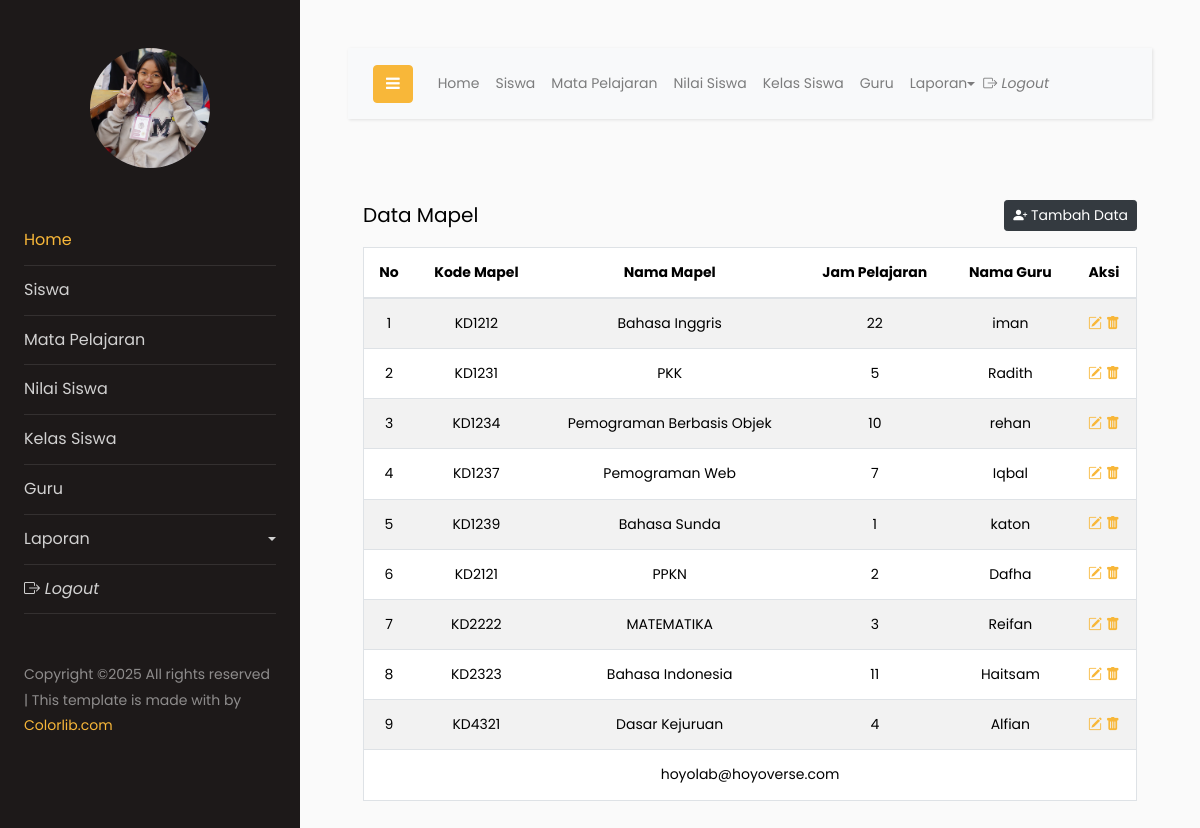
Screenshot of /index.php?menu=mapel with the database file from the repository.
### tables this page shows
CREATE TABLE `mapel` (
  `kd_mapel` varchar(30) NOT NULL,
  `nama_mapel` varchar(60) NOT NULL,
  `jp` int(11) NOT NULL,
  `kd_guru` int(11) NOT NULL
);

CREATE TABLE `guru` (
  `kd_guru` int(11) NOT NULL,
  `nama_guru` varchar(50) NOT NULL,
  `pendidikan_guru` varchar(4) NOT NULL
);

### mapel/view.php (the view, shortened to what this page needs)
<?php
echo "<br>";
?>
<div class="container-fluid mt-3">
    <span class="h5">Data Mapel</span>
    <a class="btn btn-dark btn-sm float-end" data-bs-toggle="modal" data-bs-target="#forminput"  href="#">
        <span class="bi bi-person-plus-fill"></span>
        Tambah Data
    </a>
    <table class="table table-striped border border-default border-5 mt-3">
        <thead>
        <tr align="center">
            <th>No</th>
            <th>Kode Mapel</th>
            <th>Nama Mapel</th>
            <th>Jam Pelajaran</th>
            <th>Nama Guru</th>
            <th>Aksi</th>
        </tr>
        </thead>
        <tbody>
            <?php
                $sql = "SELECT guru.kd_guru,guru.nama_guru,
                                mapel.kd_mapel,mapel.nama_mapel,mapel.jp
                 FROM guru JOIN mapel ON guru.kd_guru=mapel.kd_guru";
                $result = $conn->query("$sql");
                if($result->num_rows>0){
                    $no=0;
                    while($row=$result->fetch_assoc()){
                        $no++;
            ?>
        <tr align="center">
            <td><?php echo $no;?></td>
            <td><?php echo $row['kd_mapel'];?></td>
            <td><?php echo $row['nama_mapel'];?></td>
            <td><?php echo $row['jp'];?></td>
            <td><?php echo $row['nama_guru'];?></td>
            <td>
                <a href="#" class="" data-bs-toggle="modal" data-bs-target="#tambah-<?php echo $row['kd_mapel']; ?>"><i class="bi bi-pencil-square"></i></a>
                    <a href="#" class="" data-bs-toggle="modal" data-bs-target="#hapus-<?php echo $row['kd_mapel']; ?>"><i class="bi bi-trash-fill"></i></a>
            </td>
        </tr>
        <?php
                }
            }else{
                echo"<tr>
                        <td colspan='5'
                            Data belum ada.....
                        </td>
                    </tr>";
            }
        ?>
        </tbody>
        <tfoot>
        <tr>
            <td colspan="6" align="center">hoyolab@hoyoverse.com</td>
        </tfoot>
    </table>
</div>

### rows the page displays
mapel: kd_mapel "KD1212", nama_mapel "Bahasa Inggris", jp "22", kd_guru.nama_guru "iman"
mapel: kd_mapel "KD1231", nama_mapel "PKK", jp "5", kd_guru.nama_guru "Radith"
mapel: kd_mapel "KD1234", nama_mapel "Pemograman Berbasis Objek", jp "10", kd_guru.nama_guru "rehan"
mapel: kd_mapel "KD1237", nama_mapel "Pemograman Web", jp "7", kd_guru.nama_guru "Iqbal"
mapel: kd_mapel "KD1239", nama_mapel "Bahasa Sunda", jp "1", kd_guru.nama_guru "katon"
mapel: kd_mapel "KD2121", nama_mapel "PPKN", jp "2", kd_guru.nama_guru "Dafha"
mapel: kd_mapel "KD2222", nama_mapel "MATEMATIKA", jp "3", kd_guru.nama_guru "Reifan"
mapel: kd_mapel "KD2323", nama_mapel "Bahasa Indonesia", jp "11", kd_guru.nama_guru "Haitsam"
mapel: kd_mapel "KD4321", nama_mapel "Dasar Kejuruan", jp "4", kd_guru.nama_guru "Alfian"
